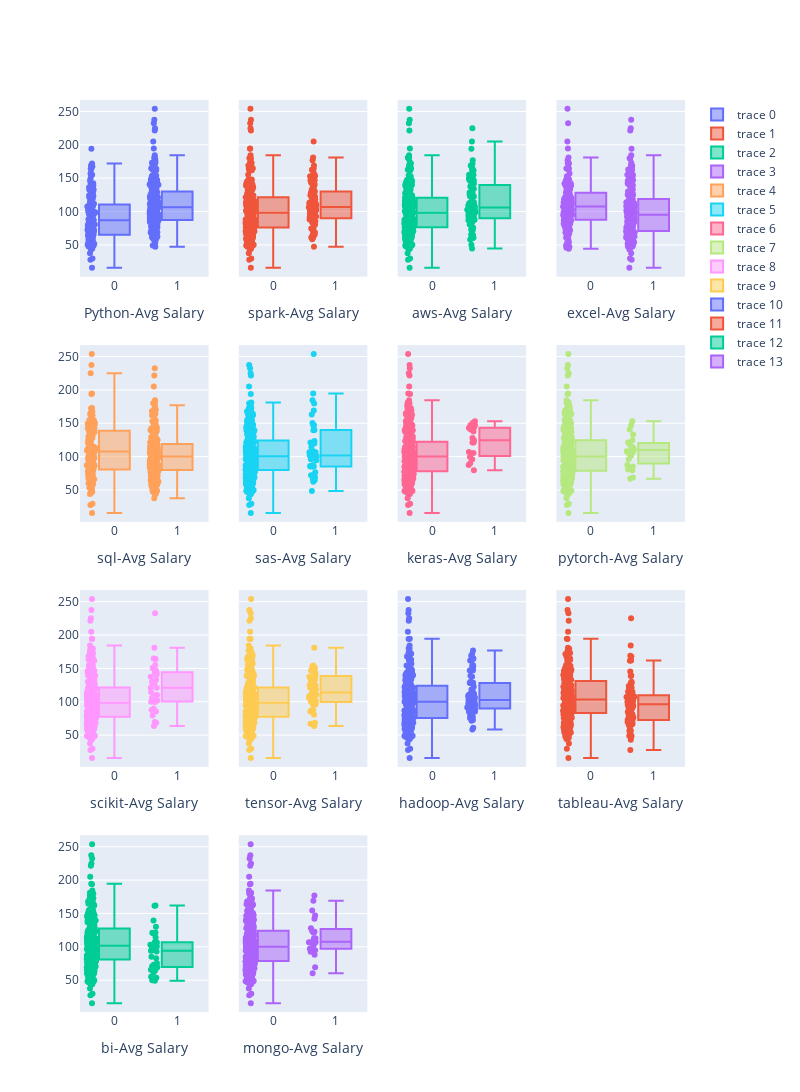

Write notebook code for a chart like this one.
### Markdown cell above
✔︎ Skill별 Avg Salary

### Code cell
# fig1 = px.violin(df_pysal, y='Avg Salary(K)', color='Python', violinmode='overlay', title='Python-Avg Salary', width=500)
# fig1.show()

fig = make_subplots(rows=4, cols=4, shared_yaxes=True)

fig.add_trace(
    go.Box(x=df_dsc['Python'], y=df_dsc['Avg Salary(K)'], boxpoints='all'),
    row=1, col=1
)
fig.update_xaxes(title_text="Python-Avg Salary", row=1, col=1)

fig.add_trace(
    go.Box(x=df_dsc['spark'], y=df_dsc['Avg Salary(K)'], boxpoints='all'),
    row=1, col=2
)
fig.update_xaxes(title_text="spark-Avg Salary", row=1, col=2)

fig.add_trace(
    go.Box(x=df_dsc['aws'], y=df_dsc['Avg Salary(K)'], boxpoints='all'),
    row=1, col=3
)
fig.update_xaxes(title_text="aws-Avg Salary", row=1, col=3)

fig.add_trace(
    go.Box(x=df_dsc['excel'], y=df_dsc['Avg Salary(K)'], boxpoints='all'),
    row=1, col=4
)
fig.update_xaxes(title_text="excel-Avg Salary", row=1, col=4)

fig.add_trace(
    go.Box(x=df_dsc['sql'], y=df_dsc['Avg Salary(K)'], boxpoints='all'),
    row=2, col=1
)
fig.update_xaxes(title_text="sql-Avg Salary", row=2, col=1)

fig.add_trace(
    go.Box(x=df_dsc['sas'], y=df_dsc['Avg Salary(K)'], boxpoints='all'),
    row=2, col=2
)
fig.update_xaxes(title_text="sas-Avg Salary", row=2, col=2)

fig.add_trace(
    go.Box(x=df_dsc['keras'], y=df_dsc['Avg Salary(K)'], boxpoints='all'),
    row=2, col=3
)
fig.update_xaxes(title_text="keras-Avg Salary", row=2, col=3)

fig.add_trace(
    go.Box(x=df_dsc['pytorch'], y=df_dsc['Avg Salary(K)'], boxpoints='all'),
    row=2, col=4
)
fig.update_xaxes(title_text="pytorch-Avg Salary", row=2, col=4)

fig.add_trace(
    go.Box(x=df_dsc['scikit'], y=df_dsc['Avg Salary(K)'], boxpoints='all'),
    row=3, col=1
)
fig.update_xaxes(title_text="scikit-Avg Salary", row=3, col=1)

fig.add_trace(
    go.Box(x=df_dsc['tensor'], y=df_dsc['Avg Salary(K)'], boxpoints='all'),
    row=3, col=2
)
fig.update_xaxes(title_text="tensor-Avg Salary", row=3, col=2)

fig.add_trace(
    go.Box(x=df_dsc['hadoop'], y=df_dsc['Avg Salary(K)'], boxpoints='all'),
    row=3, col=3
)
fig.update_xaxes(title_text="hadoop-Avg Salary", row=3, col=3)

fig.add_trace(
    go.Box(x=df_dsc['tableau'], y=df_dsc['Avg Salary(K)'], boxpoints='all'),
    row=3, col=4
)
fig.update_xaxes(title_text="tableau-Avg Salary", row=3, col=4)

fig.add_trace(
    go.Box(x=df_dsc['bi'], y=df_dsc['Avg Salary(K)'], boxpoints='all'),
    row=4, col=1
)
fig.update_xaxes(title_text="bi-Avg Salary", row=4, col=1)


fig.add_trace(
    go.Box(x=df_dsc['mongo'], y=df_dsc['Avg Salary(K)'], boxpoints='all'),
    row=4, col=2
)
fig.update_xaxes(title_text="mongo-Avg Salary", row=4, col=2)


fig.update_layout(height=1200, width=800)

fig.show()

### Figure 1 — Plotly figure (JSON) as saved in the notebook; plotly's stock layout.template omitted (floating-point values rounded to 4 significant figures; data arrays with more than 128 entries replaced by an {"elided": "..."} marker saying what was removed)
{"data": [{"boxpoints": "all", "type": "box", "x": {"elided": "364 int values"}, "xaxis": "x", "y": {"elided": "364 float values"}, "yaxis": "y"}, {"boxpoints": "all", "type": "box", "x": {"elided": "364 int values"}, "xaxis": "x2", "y": {"elided": "364 float values"}, "yaxis": "y2"}, {"boxpoints": "all", "type": "box", "x": {"elided": "364 int values"}, "xaxis": "x3", "y": {"elided": "364 float values"}, "yaxis": "y3"}, {"boxpoints": "all", "type": "box", "x": {"elided": "364 int values"}, "xaxis": "x4", "y": {"elided": "364 float values"}, "yaxis": "y4"}, {"boxpoints": "all", "type": "box", "x": {"elided": "364 int values"}, "xaxis": "x5", "y": {"elided": "364 float values"}, "yaxis": "y5"}, {"boxpoints": "all", "type": "box", "x": {"elided": "364 int values"}, "xaxis": "x6", "y": {"elided": "364 float values"}, "yaxis": "y6"}, {"boxpoints": "all", "type": "box", "x": {"elided": "364 int values"}, "xaxis": "x7", "y": {"elided": "364 float values"}, "yaxis": "y7"}, {"boxpoints": "all", "type": "box", "x": {"elided": "364 int values"}, "xaxis": "x8", "y": {"elided": "364 float values"}, "yaxis": "y8"}, {"boxpoints": "all", "type": "box", "x": {"elided": "364 int values"}, "xaxis": "x9", "y": {"elided": "364 float values"}, "yaxis": "y9"}, {"boxpoints": "all", "type": "box", "x": {"elided": "364 int values"}, "xaxis": "x10", "y": {"elided": "364 float values"}, "yaxis": "y10"}, {"boxpoints": "all", "type": "box", "x": {"elided": "364 int values"}, "xaxis": "x11", "y": {"elided": "364 float values"}, "yaxis": "y11"}, {"boxpoints": "all", "type": "box", "x": {"elided": "364 int values"}, "xaxis": "x12", "y": {"elided": "364 float values"}, "yaxis": "y12"}, {"boxpoints": "all", "type": "box", "x": {"elided": "364 int values"}, "xaxis": "x13", "y": {"elided": "364 float values"}, "yaxis": "y13"}, {"boxpoints": "all", "type": "box", "x": {"elided": "364 int values"}, "xaxis": "x14", "y": {"elided": "364 float values"}, "yaxis": "y14"}], "layout": {"height": 1200, "width": 800, "xaxis": {"anchor": "y", "domain": [0, 0.2125], "title": {"text": "Python-Avg Salary"}}, "xaxis10": {"anchor": "y10", "domain": [0.2625, 0.475], "title": {"text": "tensor-Avg Salary"}}, "xaxis11": {"anchor": "y11", "domain": [0.525, 0.7375], "title": {"text": "hadoop-Avg Salary"}}, "xaxis12": {"anchor": "y12", "domain": [0.7875, 1], "title": {"text": "tableau-Avg Salary"}}, "xaxis13": {"anchor": "y13", "domain": [0, 0.2125], "title": {"text": "bi-Avg Salary"}}, "xaxis14": {"anchor": "y14", "domain": [0.2625, 0.475], "title": {"text": "mongo-Avg Salary"}}, "xaxis15": {"anchor": "y15", "domain": [0.525, 0.7375]}, "xaxis16": {"anchor": "y16", "domain": [0.7875, 1]}, "xaxis2": {"anchor": "y2", "domain": [0.2625, 0.475], "title": {"text": "spark-Avg Salary"}}, "xaxis3": {"anchor": "y3", "domain": [0.525, 0.7375], "title": {"text": "aws-Avg Salary"}}, "xaxis4": {"anchor": "y4", "domain": [0.7875, 1], "title": {"text": "excel-Avg Salary"}}, "xaxis5": {"anchor": "y5", "domain": [0, 0.2125], "title": {"text": "sql-Avg Salary"}}, "xaxis6": {"anchor": "y6", "domain": [0.2625, 0.475], "title": {"text": "sas-Avg Salary"}}, "xaxis7": {"anchor": "y7", "domain": [0.525, 0.7375], "title": {"text": "keras-Avg Salary"}}, "xaxis8": {"anchor": "y8", "domain": [0.7875, 1], "title": {"text": "pytorch-Avg Salary"}}, "xaxis9": {"anchor": "y9", "domain": [0, 0.2125], "title": {"text": "scikit-Avg Salary"}}, "yaxis": {"anchor": "x", "domain": [0.8063, 1]}, "yaxis10": {"anchor": "x10", "domain": [0.2687, 0.4625], "matches": "y9", "showticklabels": false}, "yaxis11": {"anchor": "x11", "domain": [0.2687, 0.4625], "matches": "y9", "showticklabels": false}, "yaxis12": {"anchor": "x12", "domain": [0.2687, 0.4625], "matches": "y9", "showticklabels": false}, "yaxis13": {"anchor": "x13", "domain": [0, 0.1938]}, "yaxis14": {"anchor": "x14", "domain": [0, 0.1938], "matches": "y13", "showticklabels": false}, "yaxis15": {"anchor": "x15", "domain": [0, 0.1938], "matches": "y13", "showticklabels": false}, "yaxis16": {"anchor": "x16", "domain": [0, 0.1938], "matches": "y13", "showticklabels": false}, "yaxis2": {"anchor": "x2", "domain": [0.8063, 1], "matches": "y", "showticklabels": false}, "yaxis3": {"anchor": "x3", "domain": [0.8063, 1], "matches": "y", "showticklabels": false}, "yaxis4": {"anchor": "x4", "domain": [0.8063, 1], "matches": "y", "showticklabels": false}, "yaxis5": {"anchor": "x5", "domain": [0.5375, 0.7312]}, "yaxis6": {"anchor": "x6", "domain": [0.5375, 0.7312], "matches": "y5", "showticklabels": false}, "yaxis7": {"anchor": "x7", "domain": [0.5375, 0.7312], "matches": "y5", "showticklabels": false}, "yaxis8": {"anchor": "x8", "domain": [0.5375, 0.7312], "matches": "y5", "showticklabels": false}, "yaxis9": {"anchor": "x9", "domain": [0.2687, 0.4625]}}}
